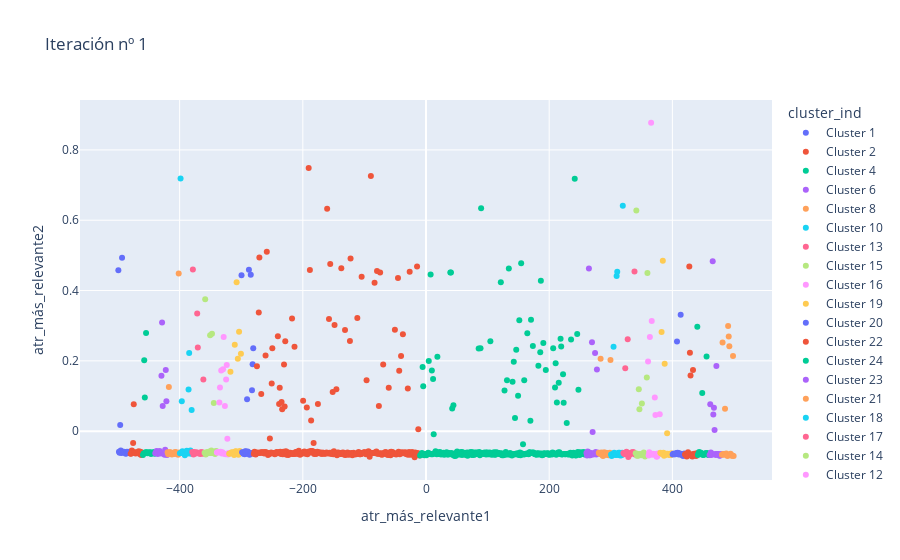
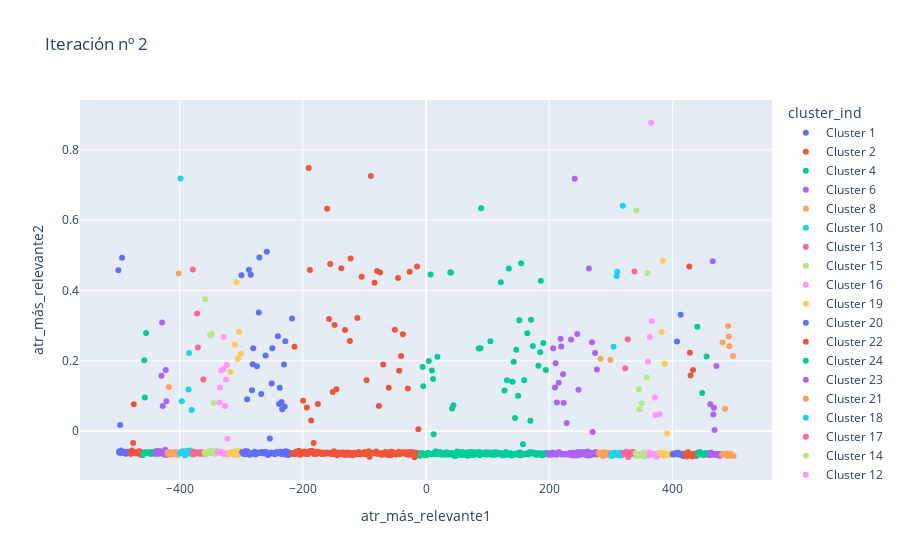
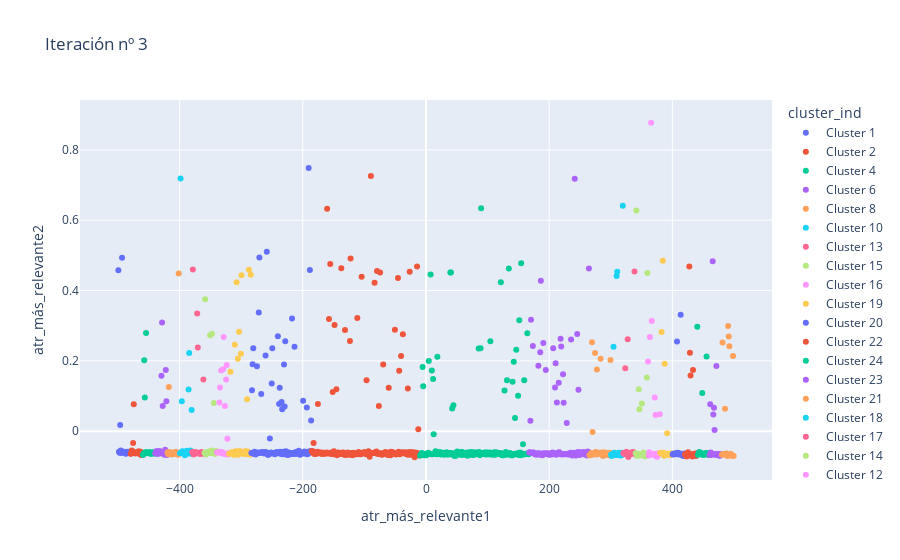
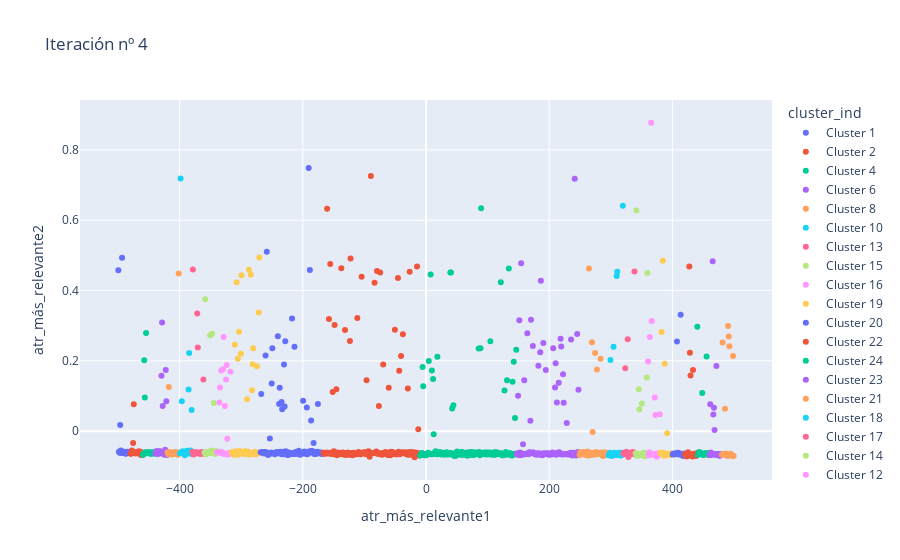

The notebook cell these images were saved under, in order:
### Markdown cell above
<h2> P=1</h2>

### Code cell
# def kmeans_clustering(modo_inic_datos, alpha, int_grup_dist_func, num_iter, num_centroides, datos):
kmeans_clustering(1, 1, 0, 5, 25, datos_kmeans)
